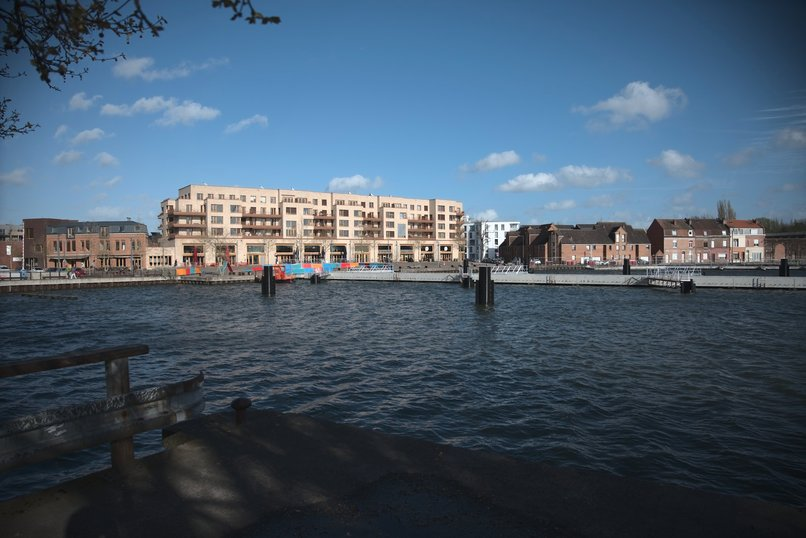
#> input picture Assignments/assignment 3/img2.jpg, 806 x 538 px
$ jupyter execute Untitled.ipynb   (older library calls are emulated)
#> lines starting #> are read from the running program, lines starting #| are printed output that depends on the picture; after the words box and inside, x2 and y2 are one past the last pixel; in counts of white or black regions, pixels touching at a corner belong together
[cell 1]
#####VIGNETTE
import cv2
import numpy as np
import matplotlib.pyplot as plt

img = cv2.imread('img2.jpg')
#> img is the input picture: shape (538, 806, 3); mean B, G, R 108.2, 90.8, 72.4
height, width = img.shape[:2]
#> height = 538; width = 806
print(height,width)
#| 538 806
original = img.copy()
# generating vignette mask using Gaussian kernels
kernel_x = cv2.getGaussianKernel(width, 1000)
# print(kernel_x.shape)
kernel_y = cv2.getGaussianKernel(height, 1000)
kernel = kernel_y * kernel_x.T
mask = 255 * kernel / np.linalg.norm(kernel)
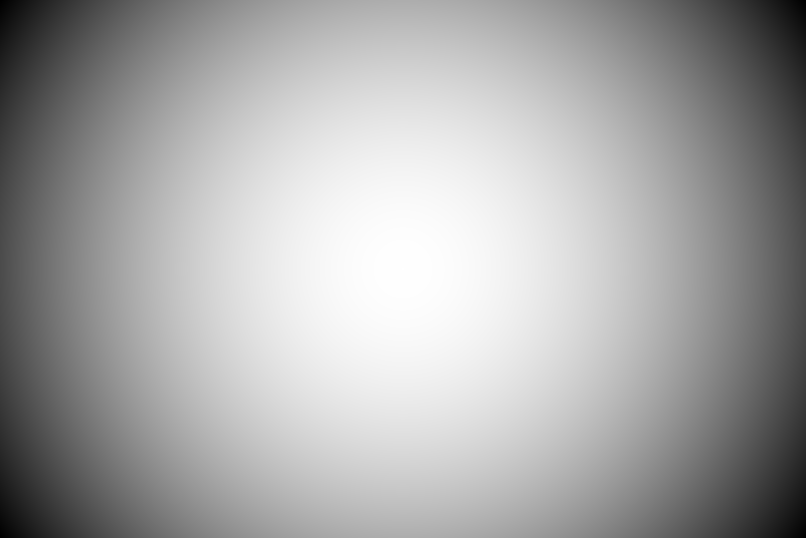
#> kernel: shape (538, 806) float64; min 2.13e-06, max 2.4e-06, mean 2.31e-06; drawn with min black and max white
# print(mask)
# applying the mask to each channel in the input image
for i in range(3):
    img[:, :, i] = img[:, :, i] * mask
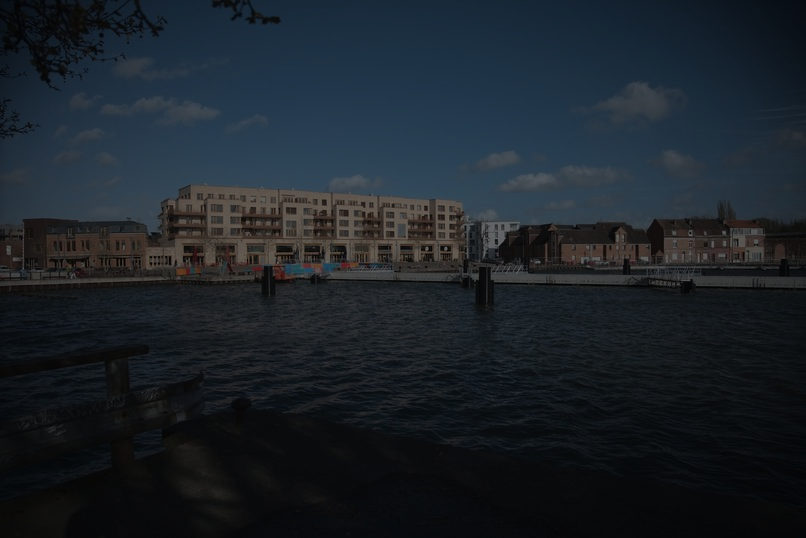
#> img: shape (538, 806, 3); mean B, G, R 41.6, 34.8, 27.7

hsv = cv2.cvtColor(img, cv2.COLOR_BGR2HSV)
#> hsv: shape (538, 806, 3); mean H, S, V 93.2, 89.5, 42.8
hsv = np.array(hsv, dtype = np.float64)
#> hsv: shape (538, 806, 3) float64; mean H, S, V 93.2, 89.5, 42.8
hsv[:,:,1] = hsv[:,:,1]*1.3 ## scale pixel values up or down for channel 1(Lightness)
#> hsv: shape (538, 806, 3) float64; mean H, S, V 93.2, 116.4, 42.8
hsv[:,:,1][hsv[:,:,1]>255]  = 255
#> hsv: shape (538, 806, 3) float64; mean H, S, V 93.2, 116.3, 42.8
hsv[:,:,2] = hsv[:,:,2]*4.5 ## scale pixel values up or down for channel 1(Lightness)
#> hsv: shape (538, 806, 3) float64; mean H, S, V 93.2, 116.3, 192.5
hsv[:,:,2][hsv[:,:,2]>255]  = 255
#> hsv: shape (538, 806, 3) float64; mean H, S, V 93.2, 116.3, 167
hsv = np.array(hsv, dtype = np.uint8)
#> hsv: shape (538, 806, 3); mean H, S, V 93.2, 115.9, 166.8
test = cv2.cvtColor(hsv, cv2.COLOR_HSV2BGR)
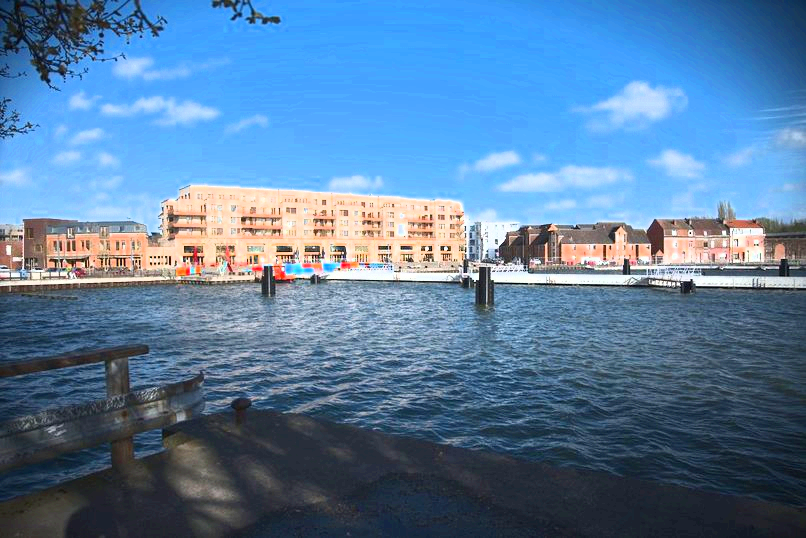
#> test: shape (538, 806, 3); mean B, G, R 160.9, 126.1, 90.5

# hsv[:,:,2] = cv2.add(hsv[:,:,2], 100)


test = cv2.cvtColor(hsv, cv2.COLOR_HSV2BGR)

plt.figure(figsize=(20,20))
plt.subplot(2, 2, 1)
plt.imshow(original)
plt.subplot(2, 2, 2)
plt.imshow(mask)
plt.subplot(2, 2, 3)
plt.imshow(img)
plt.show()
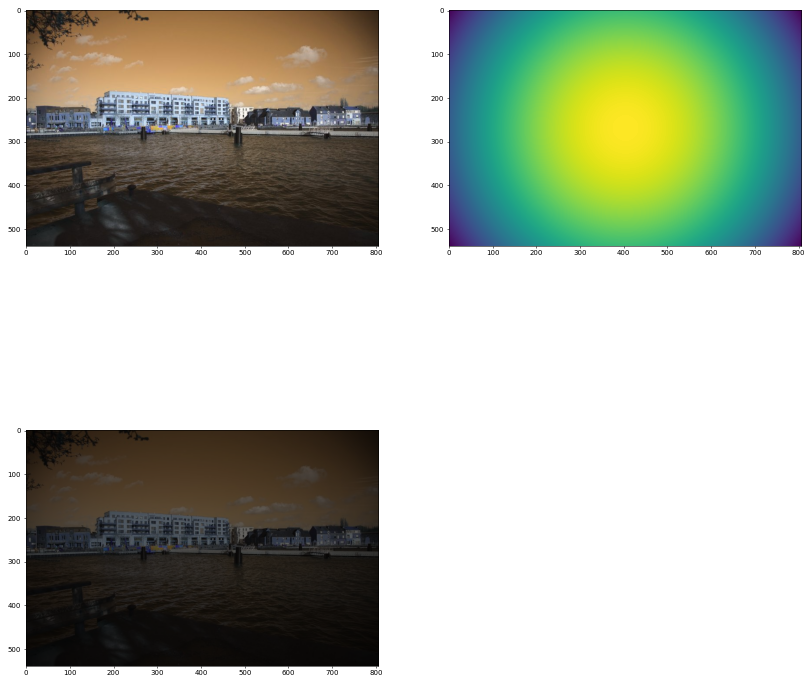
#> figure drawn by matplotlib, 3 panels; B, G, R data is drawn as R, G, B

cv2.imshow('Original', original)
cv2.imshow('Vignette', img)
# cv2.imshow('masking', mask)
cv2.imshow('output', test)
cv2.waitKey(0)
cv2.destroyAllWindows()

[cell 2]
import cv2
import numpy as np

# Load the image
img = cv2.imread('img2.jpg')

src_pts = np.float32([[50,50], [200,50], [50,200], [200,200]])
dst_pts = np.float32([[100,0], [300,78], [0,300], [300,300]])

projective_matrix = cv2.getPerspectiveTransform(src_pts, dst_pts)
projective_img = cv2.warpPerspective(img, projective_matrix, (img.shape[1], img.shape[0]))
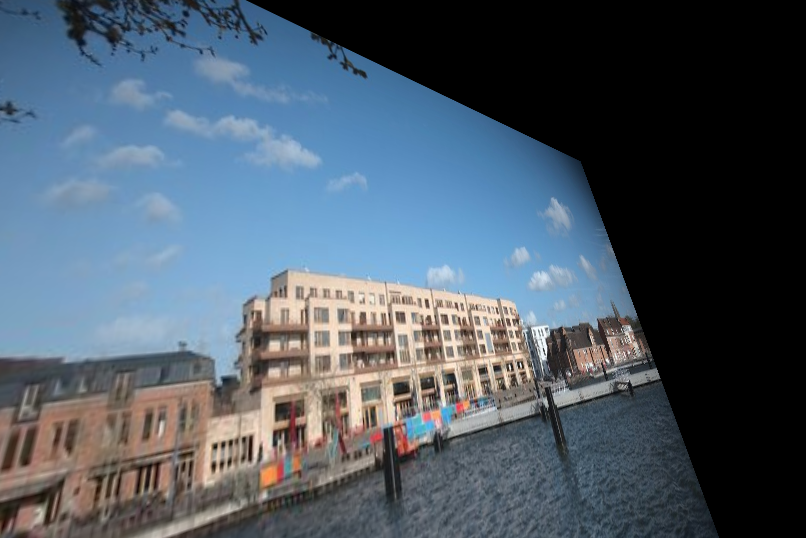
#> projective_img: shape (538, 806, 3); mean B, G, R 103.6, 90.8, 77.8

mask = np.zeros(img.shape[:2], dtype=np.float64)
center_coordinates = (img.shape[1]//2, img.shape[0]//2)
#> center_coordinates = (403, 269)
axes_length = (img.shape[1]//3, img.shape[0]//3)
#> axes_length = (268, 179)
angle = 0
start_angle = 0
end_angle = 360
color = (255, 255, 255)
thickness = -1
cv2.ellipse(mask, center_coordinates, axes_length, angle, start_angle, end_angle, color, thickness)
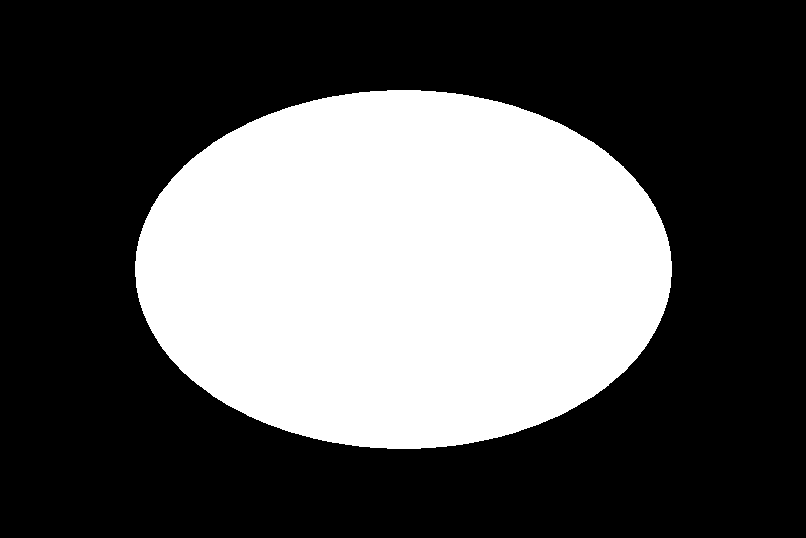
#> mask: shape (538, 806) float64; 34.9% white; 1 white region, box (x1, y1, x2, y2) and area: (135, 90, 672, 449) 151241

mask = cv2.normalize(mask, None, alpha=0, beta=1, norm_type=cv2.NORM_MINMAX, dtype=cv2.CV_64F)
kernel_size = max(img.shape[0], img.shape[1])
#> kernel_size = 806
kernel = cv2.getGaussianKernel(kernel_size, 0)
kernel = kernel * kernel.T
# [5 lines of commented-out code are left out]


mask = cv2.filter2D(mask, -1, kernel)
print(mask.shape)
#| (538, 806)
mask = cv2.merge([mask, mask, mask])
print(mask.shape)
#| (538, 806, 3)
result = projective_img * mask
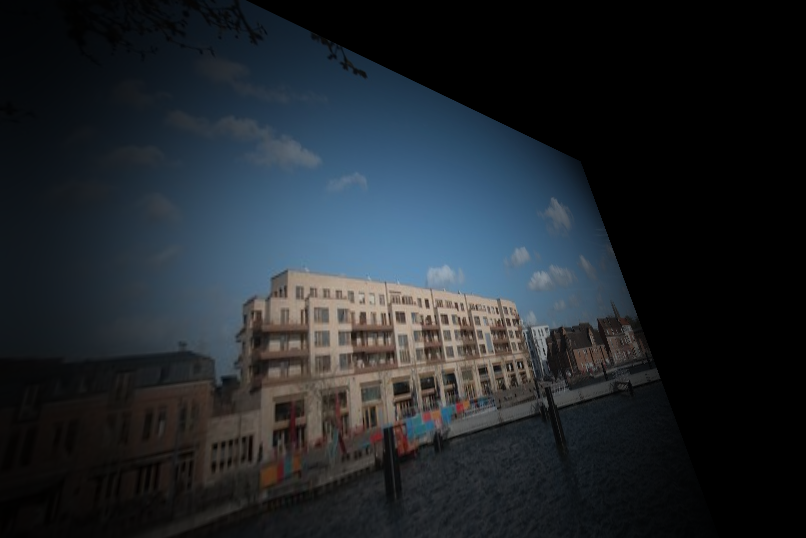
#> result: shape (538, 806, 3) float64; mean B, G, R 44.2, 38.8, 33.1


result = cv2.convertScaleAbs(result)
cv2.imshow('output_image.jpg', result)
cv2.imshow('Transformed Image', projective_img)
cv2.waitKey(0)
cv2.destroyAllWindows()

$ run again, with Assignments/assignment 3/img1.jpg copied over Assignments/assignment 3/img2.jpg
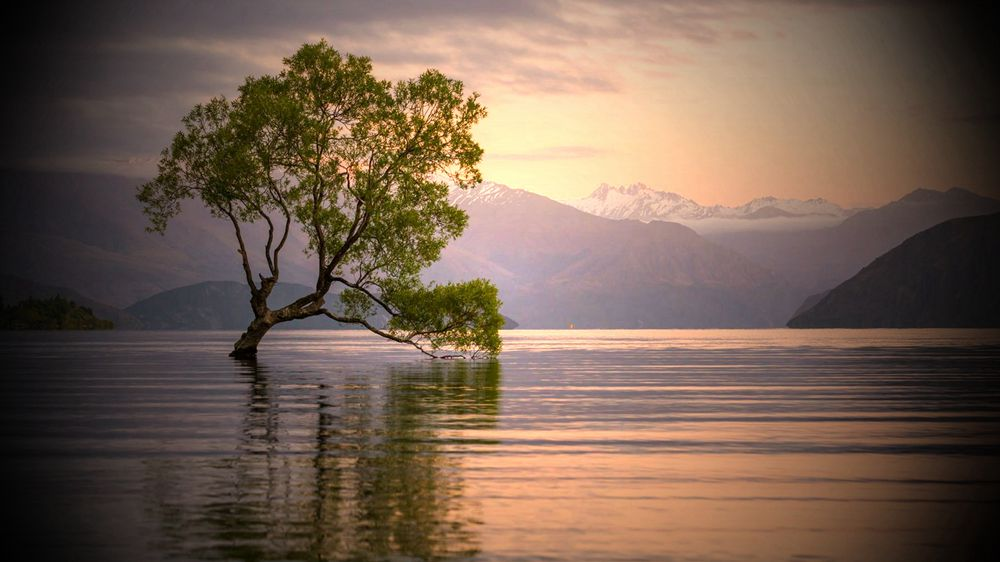
#> input picture Assignments/assignment 3/img1.jpg, 1000 x 562 px
#> img is the input picture: shape (562, 1000, 3); mean B, G, R 80.9, 95.6, 116.4
#| 562 1000
#> `cv2.ellipse(mask, center_coordinates, axes_length, angle, start_angle,..`:
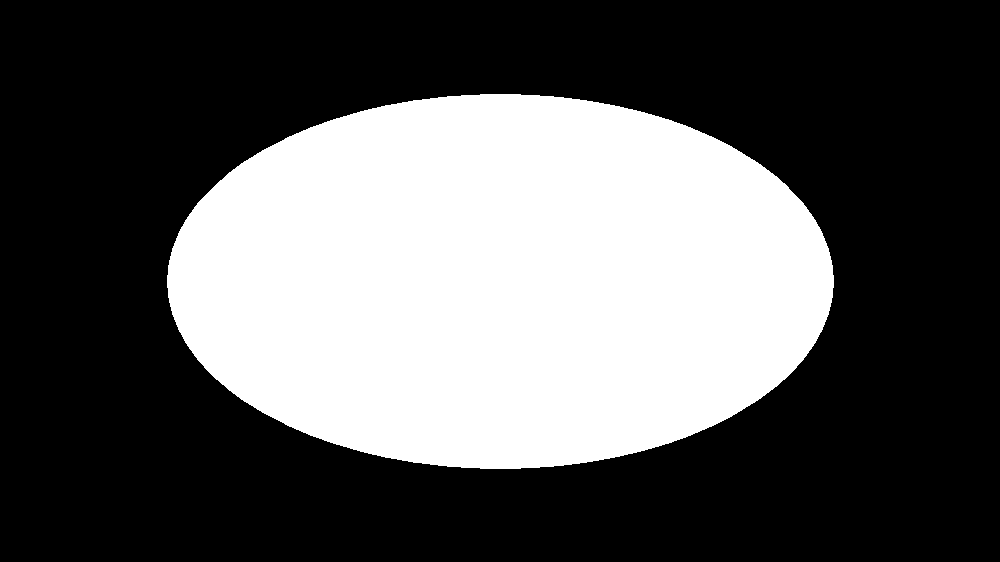
#> mask: shape (562, 1000) float64; 34.9% white; 1 white region, box (x1, y1, x2, y2) and area: (167, 94, 834, 469) 196120
#| (562, 1000)
#| (562, 1000, 3)
#> `result = projective_img * mask`:
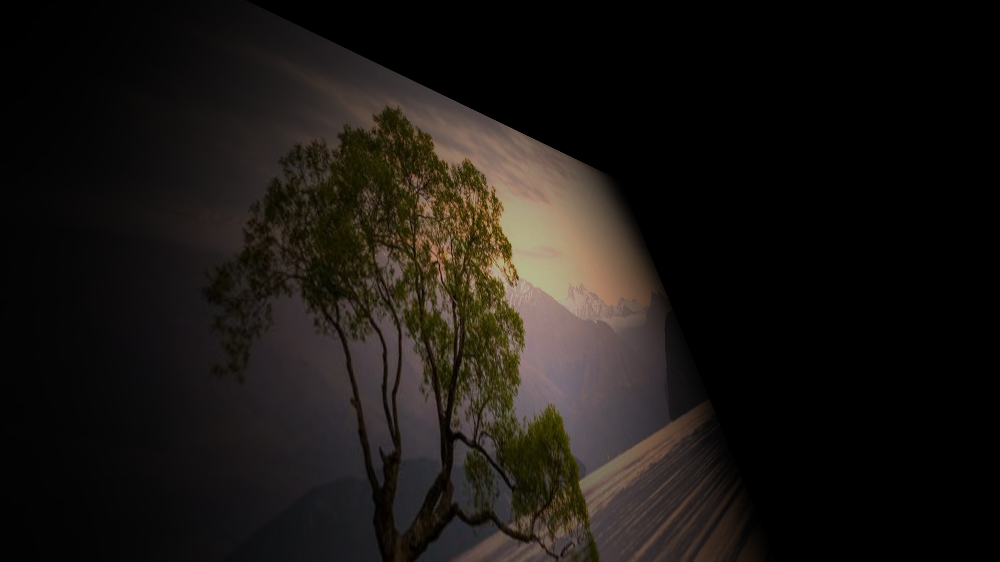
#> result: shape (562, 1000, 3) float64; mean B, G, R 19.7, 22.9, 26.8

$ run again, with Assignments/assignment 3/img3.jpg copied over Assignments/assignment 3/img2.jpg
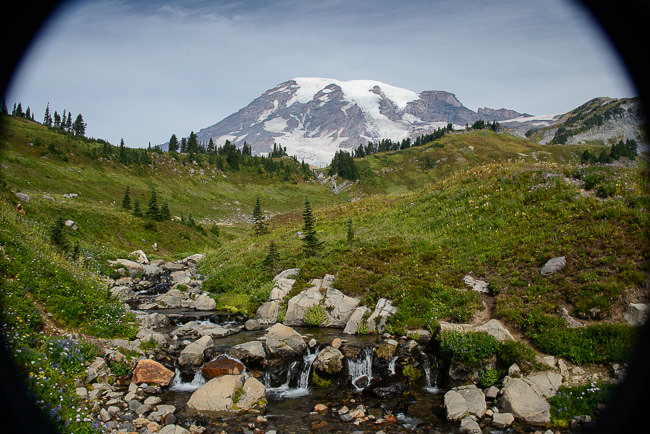
#> input picture Assignments/assignment 3/img3.jpg, 650 x 434 px
#> img is the input picture: shape (434, 650, 3); mean B, G, R 82.6, 103.4, 100.1
#| 434 650
#> `cv2.ellipse(mask, center_coordinates, axes_length, angle, start_angle,..`:
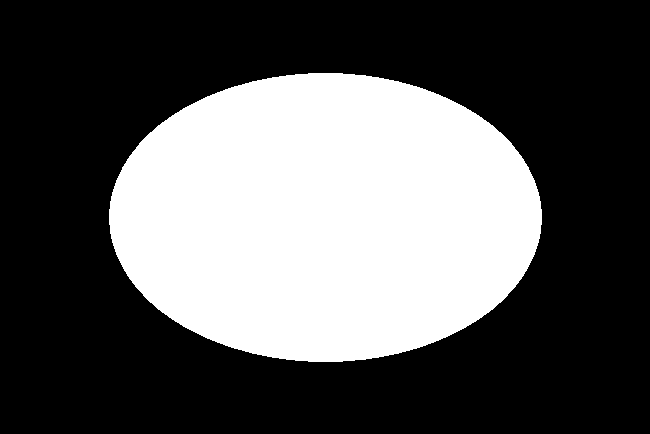
#> mask: shape (434, 650) float64; 34.8% white; 1 white region, box (x1, y1, x2, y2) and area: (109, 73, 542, 362) 98177
#| (434, 650)
#| (434, 650, 3)
#> `result = projective_img * mask`:
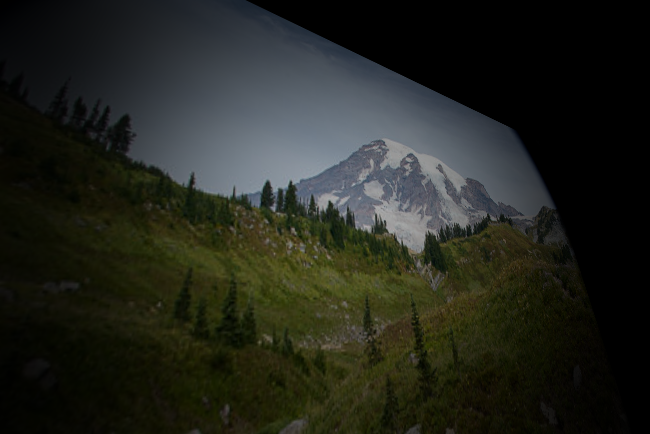
#> result: shape (434, 650, 3) float64; mean B, G, R 30.3, 38.1, 35.9
